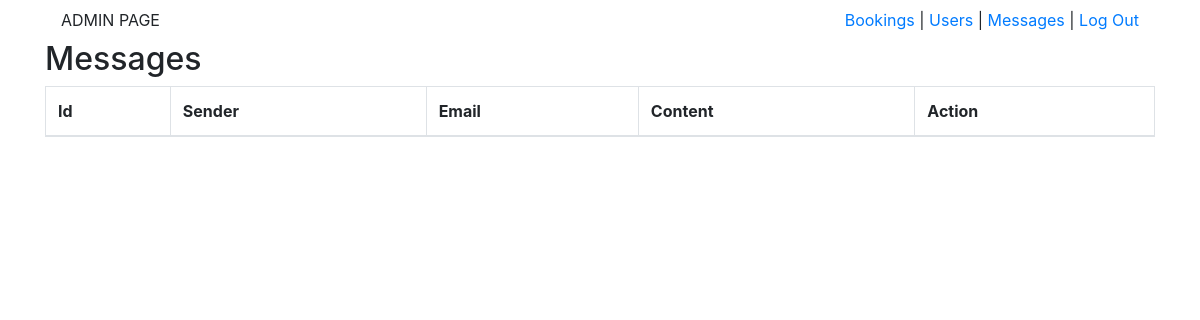
The page /admin/messages.php on the database as committed earlier.
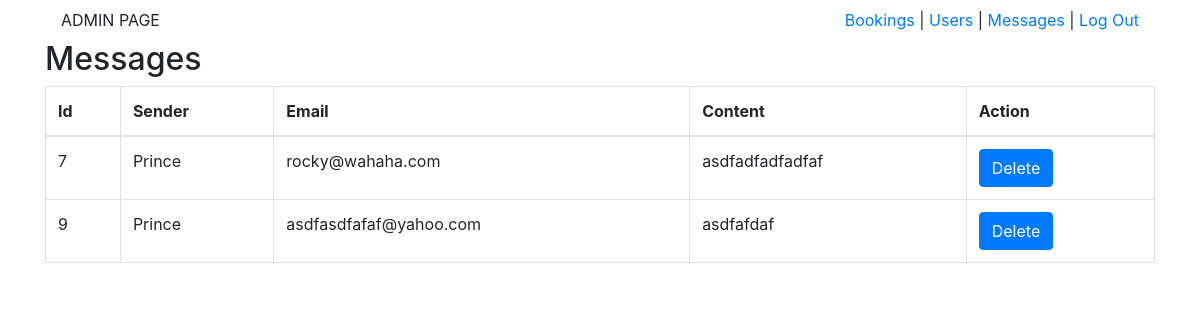
The same page on the database as committed later.
### tables this page shows
CREATE TABLE `tbl_messages` (
  `mess_id` int NOT NULL,
  `mess_sender` varchar(20) NOT NULL,
  `mess_email` varchar(30) NOT NULL,
  `mess_content` longblob NOT NULL
);

### admin/messages.php (the view, shortened to what this page needs)
<?php
include "connection.php";
?>
<!DOCTYPE html>
<html lang="en">
<head>
    <link href="https://stackpath.bootstrapcdn.com/bootstrap/4.5.2/css/bootstrap.min.css" rel="stylesheet">
</head>
<body>
    <div class="container">
        <nav class="navbar">
            <div class="nav-item">ADMIN PAGE</div>
            <div class="nav-item"><a href  ="adminpage.php">Bookings</a> | <a href="users.php">Users</a> | <a href="messages.php">Messages</a> |  <a href="logout.php">Log Out</a></div>
        </nav>
        <div class="h2">
            Messages
        </div>
        <div>
            <?php
                $selectAllMessages = "SELECT * FROM tbl_messages ORDER BY mess_id";
                $query = mysqli_query($conn, $selectAllMessages);
                if ($query) {
                    echo '<table class="table table-bordered" id="bookingTable">
                            <thead>
                                <tr>
                                    <th>Id</th>
                                    <th>Sender</th>
                                    <th>Email</th>
                                    <th>Content</th>
                                    <th>Action</th>
                                </tr>
                            </thead>
                            <tbody>';
                    while ($row = mysqli_fetch_array($query)) {
                        echo '<tr>';
                        echo '<td>' . $row["mess_id"] . '</td>';
                        echo '<td>' . $row["mess_sender"] . '</td>';
                        echo '<td>' . $row["mess_email"] . '</td>';
                        echo '<td>' . $row["mess_content"] . '</td>';
                        echo '<td>' . "<div class='btn delete-btn btn-primary' data-id='" . $row["mess_id"] . "'>Delete</div>" . '</td>';
                        echo '</tr>';
                    }
                    echo '</tbody></table>';
                }
            ?>
        </div>
    </div>
</body>
</html>

Rows that differ between the two databases and show on the page:
added tbl_messages: mess_id "7", mess_sender "Prince", mess_email "rocky@wahaha.com", mess_content "asdfadfadfadfaf"
added tbl_messages: mess_id "9", mess_sender "Prince", mess_email "asdfasdfafaf@yahoo.com", mess_content "asdfafdaf"
